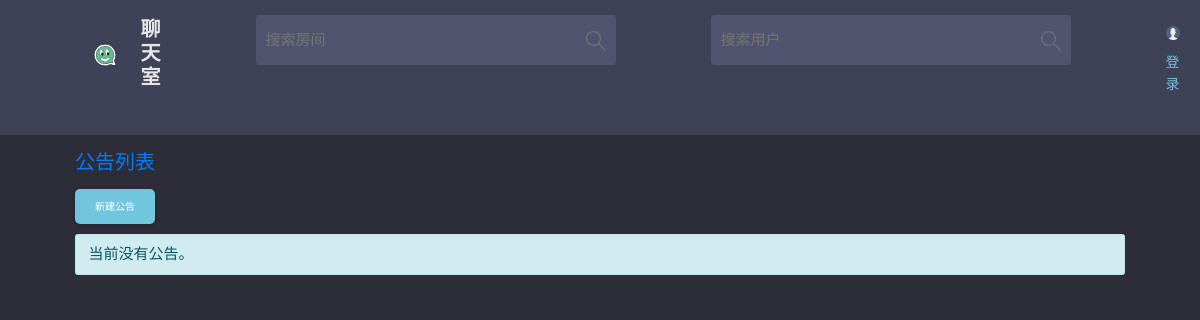
Page /announcements/ on the earlier database version.
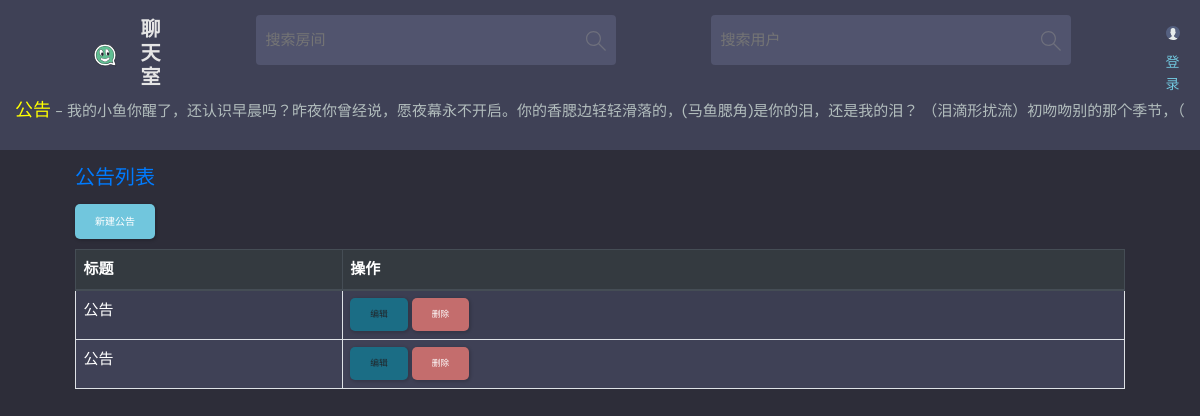
Same page on the later database version.
### base/models.py (models this page shows, shortened)
class Announcement(models.Model):
    title = models.CharField(max_length=200, verbose_name='公告标题')  # 公告标题
    content = models.TextField(verbose_name='公告内容')  # 公告内容
    author = models.ForeignKey(User, on_delete=models.CASCADE, verbose_name='公告作者')  # 公告作者
    created_at = models.DateTimeField(auto_now_add=True, verbose_name='创建时间')  # 创建时间
    updated_at = models.DateTimeField(auto_now=True, verbose_name='更新时间')  # 更新时间
    class Meta:
        verbose_name = '公告'
        verbose_name_plural = '公告列表'

### base/views.py (the view)
# urls.py: path('announcements/', views.announcement_list, name='announcement_list'),
def announcement_list(request):
    announcements = Announcement.objects.all()
    return render(request, 'base/announcement_list.html', {'announcements': announcements})

### base/models.py (called while the page is built)
    def __str__(self):
        return self.email  # 返回用户邮箱

### base/templates/base/announcement_list.html (shortened to what this page needs)
{% extends 'main.html' %}
{% block content %}
    <div class="container mt-4">
        <h2 class="mb-4 text-primary">公告列表</h2>
        <a href="{% url 'new_announcement' %}" class="btn btn-success mb-3" style="background: #71C6DD">新建公告</a>
        {% if announcements %}
            <table class="table table-striped table-bordered" style="background-color: #3F4156; color: white">
                <thead class="thead-dark">
                <tr>
                    <th>标题</th>
                    <th>操作</th>
                </tr>
                </thead>
                <tbody>
                {% for announcement in announcements %}
                    <tr>
                        <td>{{ announcement.title }}</td>
                        <td>
                            <a href="{% url 'edit_announcement' announcement.id %}" class="btn btn-warning btn-sm"
                               style="background: #1b6d85">编辑</a>
                            <form action="{% url 'delete_announcement' announcement.id %}" method="post" style="display:inline;" onsubmit="return confirmDelete();">
                                <button type="submit" class="btn btn-danger btn-sm" style="background-color: #c46d6d">
                                    删除
                                </button>
                            </form>
                        </td>
                    </tr>
                {% endfor %}
                </tbody>
            </table>
        {% else %}
            <div class="alert alert-info" role="alert">
                当前没有公告。
            </div>
        {% endif %}
    </div>
{% endblock %}

### templates/navbar.html (shortened to what this page needs)
{% load static %}
<header class="header header--loggedIn">
    <div class="container">
        <a href="{% url 'home' %}" class="header__logo">
            <img src="{% static 'images/logo.svg' %}" alt="Logo"/>
            <h1>聊天室</h1>
        </a>
        <form class="header__search" method="GET" action="{% url 'home' %}">
            <label>
                <input name="q" placeholder="搜索房间"/>
                <button type="submit" style="  opacity: 0.5; background-color: #51546E;   border: none;">
                </button>
            </label>
        </form>
        <form class="header__search" method="GET" action="{% url 'search-user' %}">
            <label>
                <input name="user" id="userSearch" placeholder="搜索用户"/>
                <button type="submit" id="searchUserButton"
                        style="  opacity: 0.5; background-color: #51546E;   border: none;">
                </button>
            </label>
        </form>
        <nav class="header__menu">
            {% if request.user.is_authenticated %}
            <div class="header__user">
                <a href="{% url 'user-profile' request.user.id %}">
                    <div class="avatar avatar--medium active">
                        <img src="{{ request.user.avatar.url }}" alt="{{ request.user.username }} 的头像"/>
                    </div>
                    <p>{{ request.user.username }}<span>@{{ request.user.username }}</span></p>
                </a>
                <button class="dropdown-button" onclick="toggleDropdown()">
                    <svg xmlns="http://www.w3.org/2000/svg" width="32" height="32" viewBox="0 0 32 32">
                        <path d="M16 21l-13-13h-3l16 16 16-16h-3l-13 13z"></path>
                    </svg>
                </button>
            </div>
            <div class="dropdown-menu" id="dropdownMenu" style="display: none;">
                {% if request.user.is_staff %}
                <a href="{% url 'announcement_list' %}" class="dropdown-link">公告</a>
                {% endif %}
                <a href="{% url 'update-user' %}" class="dropdown-link">个人编辑</a>
                <a href="{% url 'notifications' %}" class="notification-button">通知</a>
                <a href="{% url 'game' %}" class="dropdown-link">娱乐</a>
                {% if request.user.is_staff %}
                <a href="{% url 'admin:index' %}" class="dropdown-link">管理员</a>
                {% endif %}
                <a href="{% url 'logout' %}" class="dropdown-link">退出登录</a>
            </div>
            {% else %}
            <div>
                <a href="{% url 'login' %}">
                    <img src="{% static 'images/avatar.svg' %}" alt="用户登录"/>
                </a>
                <a href="{% url 'login' %}"><span>登录</span></a>
            </div>
            {% endif %}
        </nav>
    </div>
    <div id="announcements">
        <div class="announcements-content">
            {% for announcement in announcements %}
            <div class="announcement">
                <p>
                    <span style="font-size: large; color: yellow">{{ announcement.title }}</span> -
                    {{ announcement.content }} -
                </p>
            </div>
            {% endfor %}
        </div>
    </div>
</header>

Differences in the rows shown:
added Announcement: title "公告", content "我的小鱼你醒了，还认识早晨吗？昨夜你曾经说，愿夜幕永不开启。你的香腮边轻轻滑落的，(马鱼腮角)是你的泪，还是我的泪？…"
added Announcement: title "公告", shown under "公告列表"
Other differences:
text no longer shown: "当前没有公告。"
text now shown: "标题 操作"
